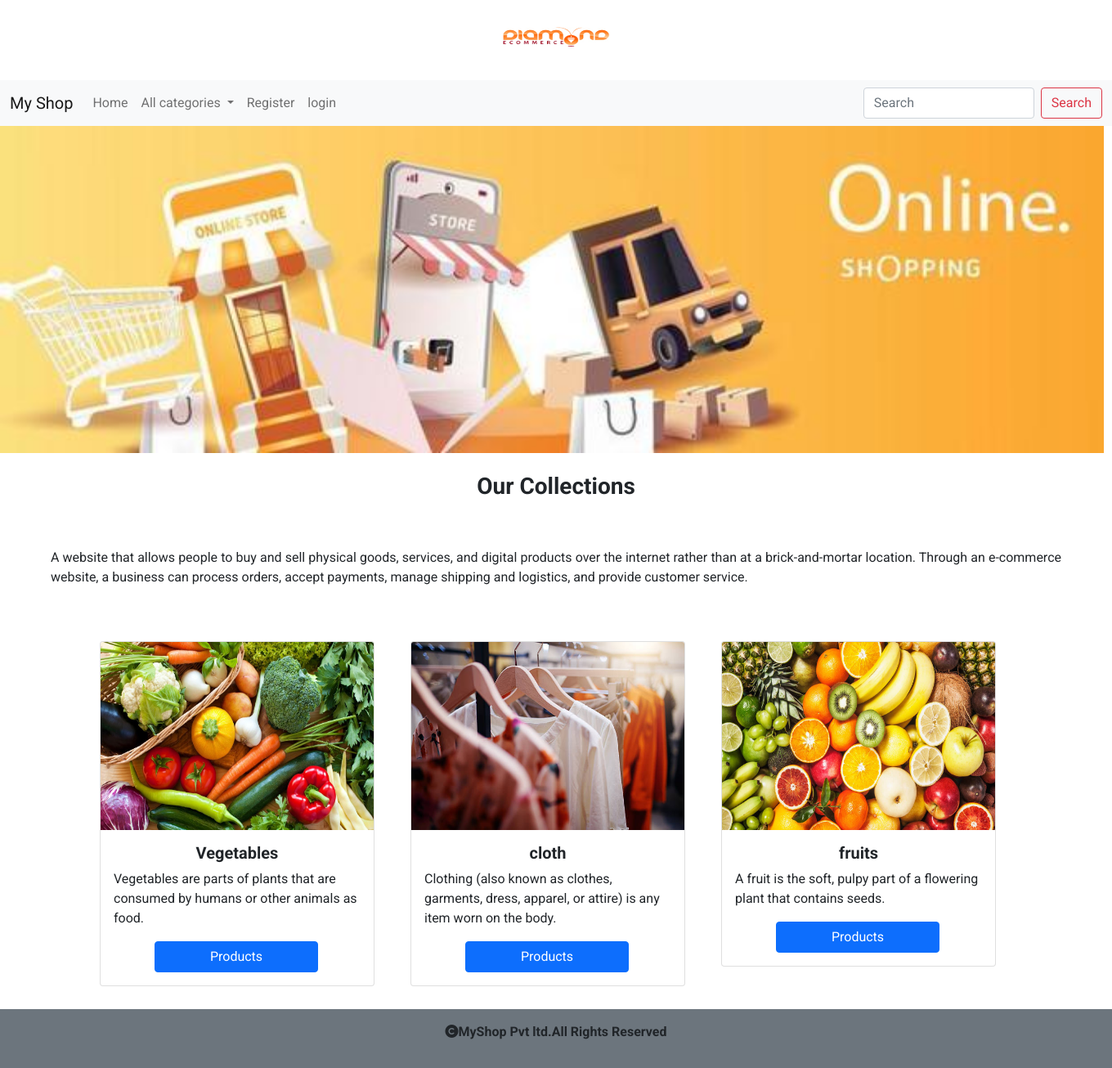
The page / on the database its author committed.
### shop/models.py (models this page shows, shortened)
class Category(models.Model):
    name=models.CharField(max_length=20)
    desc=models.TextField(max_length=200)
    image=models.ImageField(upload_to="category",null=True,blank=True)

### shop/views.py (the view)
# urls.py: path('',views.allcategories,name='allcategories'),
def allcategories(request):
    c=Category.objects.all()
    return render(request,'category.html',{'c':c})

### cart/context_processors.py (called while the page is built)
def total_count(request):
    item_count=0
    u=request.user
    try:
        cart=Cart.objects.filter(user=u)
        for i in cart:
            item_count+=i.quantity
    except:
        item_count=0
    return {'count':item_count}

### shop/context_processors.py (called while the page is built)
def menu_links(request):
    c=Category.objects.filter()
    return {'links':c}

### templates/category.html
{% extends 'base.html' %}
{% load static %}
{% block content %}
<div>
    <img src="{% static 'image/banner.jpg' %}" height="400px" width="1350px">
</div><br>
<div class="container-fluid">
    <h3 class="text-center fw-bold">Our Collections</h3>
    <p style="text-align:justify;padding:50px;">A website that allows people to buy and sell physical goods, services, and digital products over the internet rather than at a brick-and-mortar location.
    Through an e-commerce website, a business can process orders, accept payments, manage shipping and logistics, and provide customer service.</p>
</div>
<div class="container">
    <div class="row" style="padding-bottom:100px" >
        {% for i in c %}
        <div class="col-sm-4">
            <div class="card" style="width: 21rem;">
                <img src="{{i.image.url}}" class="card-img-top" alt="..." height="230px" >
                <div class="card-body">
                    <center><h5 class="card-title"><b>{{i.name}}</b></h5></center>
                    <p class="card-text">{{i.desc}}</p>
                    <a href="{% url 'shop:allproducts' i.name %}" class="btn btn-primary" style="width:200px;margin-left:50px;">Products</a>
                </div>
            </div>
        </div>
        {% endfor %}
    </div>
</div>
{% endblock %}

### static/css/style.css (style rules this page uses)
body { font-family: 'Roboto', sans-serif; }

### rows shown on the page
Category: image (picture), name "Vegetables", desc "Vegetables are parts of plants that are consumed by humans or other animals as food."
Category: image (picture), name "cloth", desc "Clothing (also known as clothes, garments, dress, apparel, or attire) is any item worn on the body."
Category: image (picture), name "fruits", desc "A fruit is the soft, pulpy part of a flowering plant that contains seeds."
